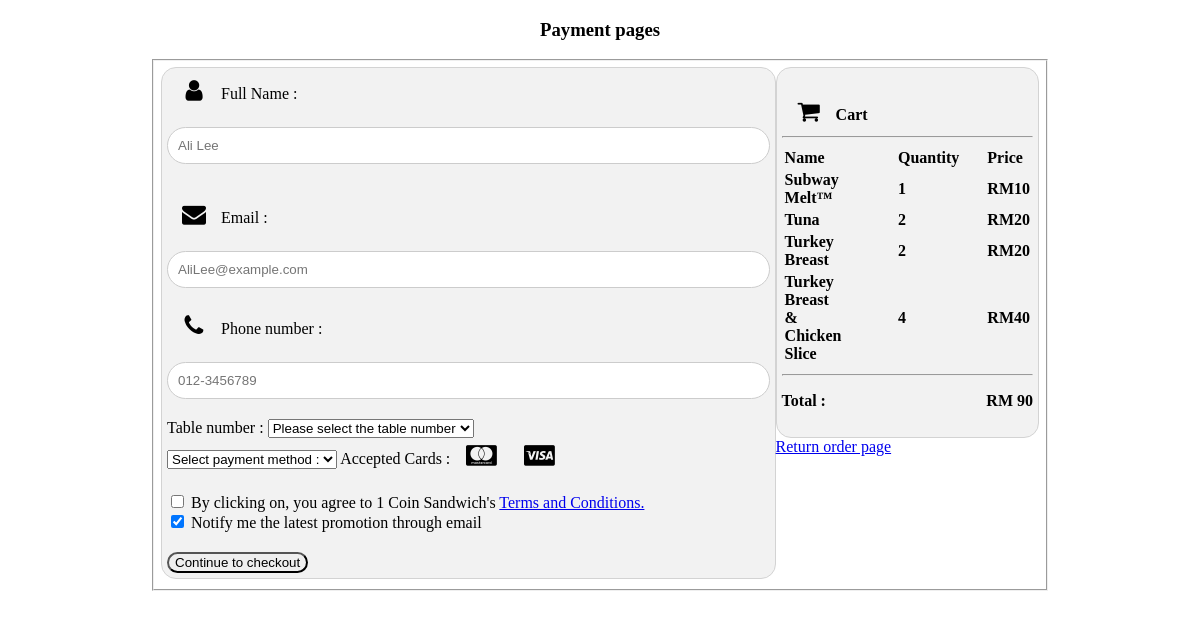
Page /payment.php?email=Lili@gmail.com on the committed database.
### tables this page shows
CREATE TABLE `orders` (
  `order_ID` int(30) NOT NULL,
  `Food_ID` int(30) NOT NULL,
  `foodname` varchar(30) NOT NULL,
  `price` int(30) NOT NULL,
  `quantity` int(30) NOT NULL,
  `username` varchar(30) NOT NULL
);

### payment.php (the view, shortened to what this page needs)
<?php include("config.php");
                    $email = $_GET['email'];
                    ?>
<!DOCTYPE html>
<html lang="en">
<head>
    <link rel="stylesheet" href="https://cdnjs.cloudflare.com/ajax/libs/font-awesome/4.7.0/css/font-awesome.min.css">
</head>
<body>
    <div class="middle">
        <h3>Payment pages</h3>
        <fieldset>
            <div class="row">
                <div class="box">
                    <form name="from1"  method="post" action=""  >
                        <label for="fname" ><i class="fa fa-user"></i>Full Name :</label>
                        <input type="text" name="Fullname" placeholder="Ali Lee">
                        <label for="email"><i class="fa fa-envelope"></i>Email : </label>
                        <input type="text" name="Email" placeholder="AliLee@example.com">
                        <label for="fname"><i class="fa fa-phone"></i>Phone number :</label>
                        <input type="text" name="Phonenumber" placeholder="012-3456789">
                        <label for="fname" >Table number :</label>
                        <select name="tableno" >
                            <option value="0">Please select the table number</option>
                        </select>
                        <div class="selection">
                            <select name="choice">
                                <option value="0">Select payment method :</option>
                            </select>
                            <label>Accepted Cards :
                            <i class="fa fa-cc-mastercard"></i>
                            <i class="fa fa-cc-visa"></i>
                            </label><br>
                        </div>
                        <label>
                            <input type="checkbox" name="tick" > By clicking on, you agree to 1 Coin Sandwich's <a href="#"> Terms and Conditions.</a><br>
                            <input type="checkbox" checked="checked"> Notify me the latest promotion through email<br>
                        </label>
                        <input type="submit" name="saveas" value="Continue to checkout" class="botton">
                    </form>
                </div>
                <div class="box2">
                    <h4><i class="fa fa-shopping-cart"></i>Cart <span class="price" style="color:black"> </span>
                    <table>
                        <hr>
                    <?php
                    $sql = "SELECT * FROM orders";
                    $result = mysqli_query($conn,$sql);
                    $total=0;
                    ?>
                    <tr>
                    <td>Name </td>
                    <td>&nbsp;&nbsp;&nbsp;&nbsp;&nbsp;</td>
                    <td>&nbsp;&nbsp;&nbsp;&nbsp;&nbsp;</td>
                    <td>Quantity</td>
                    <td>&nbsp;&nbsp;&nbsp;&nbsp;&nbsp;</td>
                    <td>Price</td>
                    </tr>
                    <?php
                    while($row = mysqli_fetch_array($result))
                    {
                        $p=$row["price"];
                        $q=$row["quantity"];
                    $subtotal=$p*$q;
                    $total =  $total + $subtotal;
                    ?>
                    <tr>
                    <td><?php echo $row["foodname"]; ?></td>
                    <td>&nbsp;&nbsp;&nbsp;&nbsp;&nbsp;</td>
                    <td>&nbsp;&nbsp;&nbsp;&nbsp;&nbsp;</td>
                    <td><?php echo $row["quantity"]; ?></td>
                    <td>&nbsp;&nbsp;&nbsp;</td>
                    <td>RM<?php echo $subtotal; ?></td>
                    </tr>
                    <?php
                    }
                    ?>
                    </table>
                    <hr>
                    <p>Total :<span class="price" style="color:black"><b>RM <?php echo $total;?></b></span></p>
                </div>
            </div>
            <p><a href="order.php?email=<?php echo $email?>">Return order page</p></a>
        </fieldset>
    </div>
</body>
</html>

### payment.php (style rules this page uses)
.middle { max-width: 900px; margin: auto; }
.fa { font-size: 24px; width: 50px; text-align: center; margin: 5px 2px; }
* { box-sizing: border-box; }
h3 { text-align: center; }
.row { margin-left:-5px; margin-right:-5px; }
.box { background-color: #f2f2f2; padding: 5px 20px 15px 20px; border: 1px solid lightgrey; border-radius: 15px; float: left; width: 70%; padding: 5px; }
.box2 { background-color: #f2f2f2; padding: 5px 20px 15px 20px; border: 1px solid lightgrey; border-radius: 15px; float: left; width: 30%; padding: 5px; }
input[type=text] { width: 100%; margin-top: 20px; margin-bottom: 20px; padding: 10px; border: 1px solid #ccc; border-radius: 30px; }
.botton { margin-top: 20px; border-radius: 30px; }
span.price { float: right; color: grey; }
.selection { margin-bottom: 20px; }

### rows in the picture
orders: foodname "Subway Melt™", quantity "1", price "10"
orders: foodname "Tuna", quantity "2", subtotal "20"
orders: foodname "Turkey Breast", quantity "2", subtotal "20"
orders: foodname "Turkey Breast & Chicken Slice", quantity "4", subtotal "40"

### other values in the picture
$total "90"
